Frame 1 (no input): blank canvas, image omitted
Frame 60 (the mouse pressed at the canvas centre just before this capture): blank canvas, image omitted
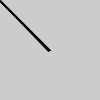
Frame 120 (the mouse held since frame 60 and released just before this capture)

The Processing sketch whose frames 1 and 60 were blank and that drew this single picture after the mouse press (run headless with seeded random() and noise(); from frame 60 on, the mouse is pressed at the canvas centre):

// Processing sketch: Brush3Heading
// ── Brush3Heading.pde
PVector mhead, pmhead;
float sensativity;
void setup(){
  mhead = new PVector(0.5,0.5);
  sensativity = 0.05;
}
void draw() {
  mhead = mhead.lerp(new PVector(mouseY-pmouseY, mouseX-pmouseX).setMag(1),sensativity);
  if (mousePressed == true) {
    for(int i=0;i<20;i=i+2){
      line(mouseX - (i*mhead.x), mouseY + (i*mhead.y), pmouseX - (i*pmhead.x), pmouseY + (i*pmhead.y));
    }
  }
  pmhead = mhead.copy();
}
